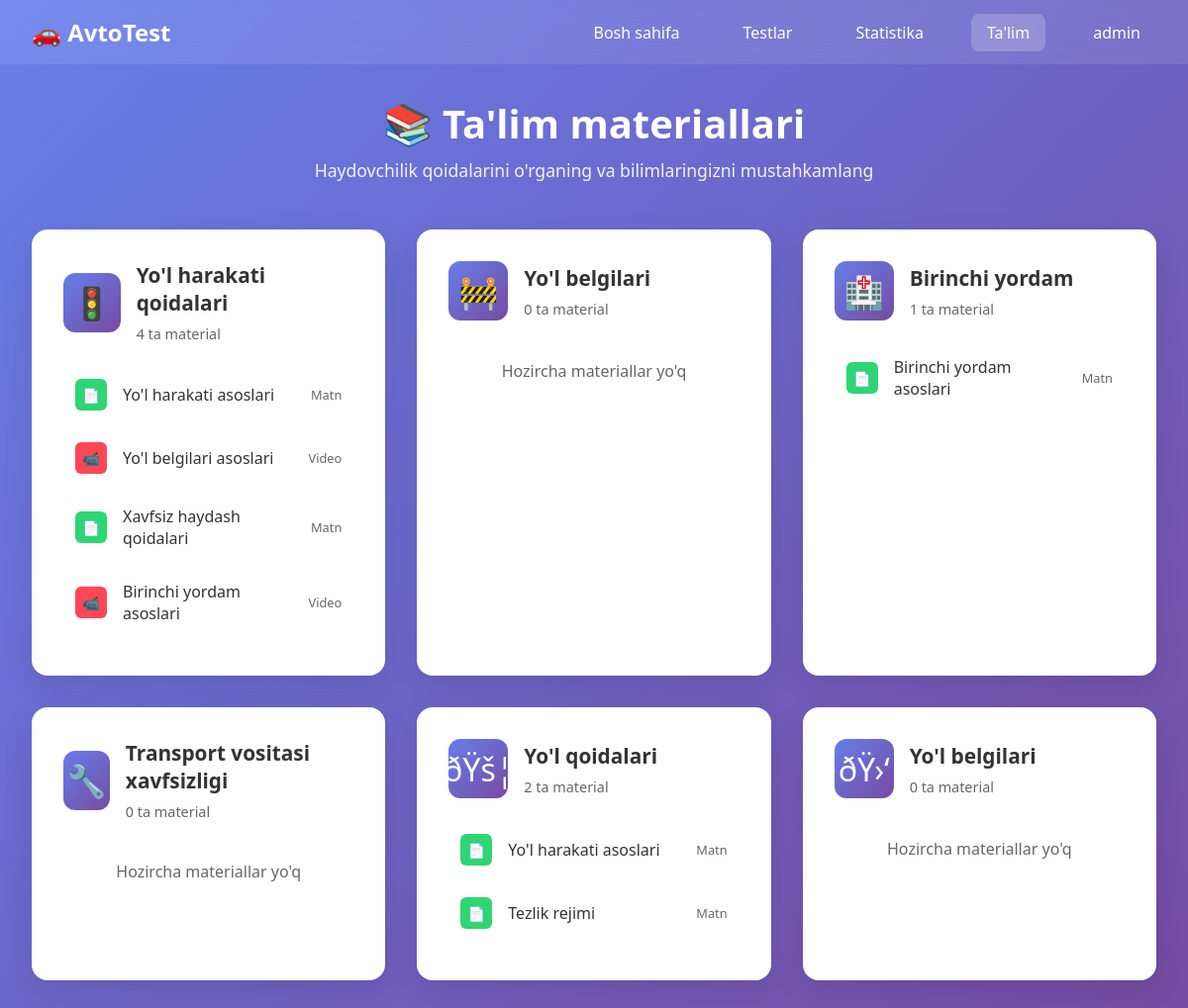
The app's page /quiz/education/ (signed in) with its own data.
### account/models.py (models this page shows, shortened)
class CustomUser(AbstractUser):
    phone_number = models.CharField(max_length=15, blank=True, null=True)
    birth_date = models.DateField(blank=True, null=True)
    total_tests_taken = models.IntegerField(default=0)
    best_score = models.IntegerField(default=0)
    created_at = models.DateTimeField(auto_now_add=True)
    updated_at = models.DateTimeField(auto_now=True)
    groups = models.ManyToManyField(
        'auth.Group',
        verbose_name='groups',
        blank=True,
        help_text='The groups this user belongs to.',
        related_name='customuser_set',
        related_query_name='customuser',
    )
    user_permissions = models.ManyToManyField(
        'auth.Permission',
        verbose_name='user permissions',
        blank=True,
        help_text='Specific permissions for this user.',
        related_name='customuser_set',
        related_query_name='customuser',
    )

### quiz/models.py (models this page shows, shortened)
class Category(models.Model):
    name = models.CharField(max_length=100)
    name_uz = models.CharField(max_length=100)
    description = models.TextField(blank=True)
    icon = models.ImageField(upload_to='categories/', blank=True, null=True)
    created_at = models.DateTimeField(auto_now_add=True)
    class Meta:
        verbose_name_plural = "Categories"

class EducationContent(models.Model):
    CONTENT_TYPES = [
        ('video', 'Video'),
        ('text', 'Matn'),
        ('image', 'Rasm'),
    ]
    category = models.ForeignKey(Category, on_delete=models.CASCADE, related_name='education_content')
    title = models.CharField(max_length=200)
    content_type = models.CharField(max_length=10, choices=CONTENT_TYPES)
    text_content = models.TextField(blank=True)
    video_url = models.URLField(blank=True)
    image = models.ImageField(upload_to='education/', blank=True, null=True)
    order = models.IntegerField(default=0)
    created_at = models.DateTimeField(auto_now_add=True)
    class Meta:
        ordering = ['order', 'created_at']

### quiz/views.py (the view)
# urls.py: path('', views.education_view, name='index'),
@login_required
def education_view(request, category_id=None):
    if category_id:
        category = get_object_or_404(Category, id=category_id)
        contents = EducationContent.objects.filter(category=category).order_by('order', 'created_at')
        return render(request, 'quiz/education_category.html', {
            'category': category,
            'contents': contents
        })
    else:
        categories = Category.objects.prefetch_related('education_content').all()
        return render(request, 'quiz/education.html', {
            'categories': categories
        })

### templates/quiz/education.html (shortened to what this page needs)
<!DOCTYPE html>
<html lang="uz">
<head>
</head>
<body>
    <header class="header">
        <nav class="nav">
            <a href="{% url 'home' %}" class="logo">
                🚗 AvtoTest
            </a>
            <ul class="nav-links">
                <li><a href="{% url 'home' %}">Bosh sahifa</a></li>
                <li><a href="{% url 'quiz:categories' %}">Testlar</a></li>
                <li><a href="{% url 'quiz:statistics' %}">Statistika</a></li>
                <li><a href="{% url 'quiz:education' %}" class="active">Ta'lim</a></li>
                {% if user.is_authenticated %}
                    <li><a href="{% url 'account:profile' %}">{{ user.first_name|default:user.username }}</a></li>
                {% else %}
                    <li><a href="{% url 'account:login' %}">Kirish</a></li>
                {% endif %}
            </ul>
        </nav>
    </header>
    <div class="container">
        <div class="page-header">
            <h1>📚 Ta'lim materiallari</h1>
            <p>Haydovchilik qoidalarini o'rganing va bilimlaringizni mustahkamlang</p>
        </div>
        <div class="categories-grid">
            {% for category in categories %}
            <div class="category-card">
                <div class="category-header">
                    <div class="category-icon">
                        {{ category.icon|default:"📖" }}
                    </div>
                    <div class="category-info">
                        <h3>{{ category.name_uz }}</h3>
                        <p>{{ category.education_content.count }} ta material</p>
                    </div>
                </div>
                <ul class="content-list">
                    {% for content in category.education_content.all|slice:":5" %}
                    <li class="content-item" onclick="openContent('{{ content.id }}')">
                        <div class="content-type-icon content-type-{{ content.content_type }}">
                            {% if content.content_type == 'video' %}📹
                            {% elif content.content_type == 'text' %}📄
                            {% else %}🖼️{% endif %}
                        </div>
                        <div class="content-title">{{ content.title }}</div>
                        <div class="content-duration">
                            {% if content.content_type == 'video' %}Video
                            {% elif content.content_type == 'text' %}Matn
                            {% else %}Rasm{% endif %}
                        </div>
                    </li>
                    {% empty %}
                    <li style="text-align: center; color: #666; padding: 1rem;">
                        Hozircha materiallar yo'q
                    </li>
                    {% endfor %}
                </ul>
            </div>
            {% endfor %}
        </div>
    </div>
</body>
</html>

### templates/quiz/education.html (style rules this page uses)
* { margin: 0; padding: 0; box-sizing: border-box; }
body { font-family: 'Segoe UI', Tahoma, Geneva, Verdana, sans-serif; background: linear-gradient(135deg, #667eea 0%, #764ba2 100%); min-height: 100vh; color: #333; }
.header { background: rgba(255, 255, 255, 0.1); backdrop-filter: blur(10px); padding: 1rem 0; margin-bottom: 2rem; }
.nav { max-width: 1200px; margin: 0 auto; display: flex; justify-content: space-between; align-items: center; padding: 0 2rem; }
.logo { display: flex; align-items: center; gap: 0.5rem; color: white; font-size: 1.5rem; font-weight: bold; text-decoration: none; }
.nav-links { display: flex; gap: 2rem; list-style: none; }
.nav-links a { color: white; text-decoration: none; padding: 0.5rem 1rem; border-radius: 8px; transition: background 0.3s; }
.nav-links a:hover, .nav-links a.active { background: rgba(255, 255, 255, 0.2); }
.container { max-width: 1200px; margin: 0 auto; padding: 0 2rem; }
.page-header { text-align: center; margin-bottom: 3rem; color: white; }
.page-header h1 { font-size: 2.5rem; margin-bottom: 0.5rem; }
.page-header p { font-size: 1.1rem; opacity: 0.9; }
.categories-grid { display: grid; grid-template-columns: repeat(auto-fit, minmax(350px, 1fr)); gap: 2rem; margin-bottom: 3rem; }
.category-card { background: white; border-radius: 16px; padding: 2rem; box-shadow: 0 10px 30px rgba(0, 0, 0, 0.1); transition: transform 0.3s, box-shadow 0.3s; }
.category-header { display: flex; align-items: center; gap: 1rem; margin-bottom: 1.5rem; }
.category-icon { font-size: 2rem; width: 60px; height: 60px; display: flex; align-items: center; justify-content: center; background: linear-gradient(135deg, #667eea, #764ba2); border-radius: 12px; color: white; }
.category-info h3 { font-size: 1.3rem; color: #333; margin-bottom: 0.5rem; }
.category-info p { color: #666; font-size: 0.9rem; }
.content-list { list-style: none; }
.content-item { display: flex; align-items: center; gap: 1rem; padding: 0.75rem; border-radius: 8px; margin-bottom: 0.5rem; transition: background 0.3s; cursor: pointer; }
.content-type-icon { width: 32px; height: 32px; border-radius: 6px; display: flex; align-items: center; justify-content: center; font-size: 0.9rem; color: white; }
.content-type-video { background: #ff4757; }
.content-type-text { background: #2ed573; }
.content-title { flex: 1; font-weight: 500; color: #333; }
.content-duration { font-size: 0.8rem; color: #666; }

### records on screen
CustomUser: first_name "admin"
Category: icon "🚦", name_uz "Yo'l harakati qoidalari", education_content.count "4"
EducationContent: title "Yo'l harakati asoslari", content_type "Matn"
EducationContent: title "Yo'l belgilari asoslari", content_type "Video"
EducationContent: title "Xavfsiz haydash qoidalari", content_type "Matn"
EducationContent: title "Birinchi yordam asoslari", content_type "Video"
Category: icon "🚧", name_uz "Yo'l belgilari", education_content.count "0"
Category: icon "🏥", name_uz "Birinchi yordam", education_content.count "1"
EducationContent: title "Birinchi yordam asoslari", content_type "Matn"
Category: icon "🔧", name_uz "Transport vositasi xavfsizligi", education_content.count "0"
Category: icon "ðŸš¦", name_uz "Yo'l qoidalari", education_content.count "2"
EducationContent: title "Yo'l harakati asoslari", content_type "Matn"
EducationContent: title "Tezlik rejimi", content_type "Matn"
Category: icon "ðŸ›‘", name_uz "Yo'l belgilari", education_content.count "0"
